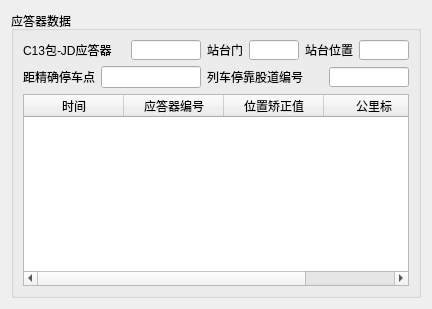
          <widget class="QWidget" name="page_balise">
           <layout class="QVBoxLayout" name="verticalLayout_21">
            <item>
             <widget class="QGroupBox" name="gp_atp_btm">
              <property name="title">
               <string>应答器数据</string>
              </property>
              <layout class="QVBoxLayout" name="verticalLayout_5">
               <item>
                <layout class="QGridLayout" name="gridLayout_13">
                 <item row="0" column="0">
                  <layout class="QHBoxLayout" name="horizontalLayout_29">
                   <item>
                    <widget class="QLabel" name="lbl_with_c13">
                     <property name="maximumSize">
                      <size>
                       <width>120</width>
                       <height>20</height>
                      </size>
                     </property>
                     <property name="text">
                      <string>C13包-JD应答器</string>
                     </property>
                    </widget>
                   </item>
                   <item>
                    <widget class="QLineEdit" name="led_with_c13">
                     <property name="maximumSize">
                      <size>
                       <width>70</width>
                       <height>20</height>
                      </size>
                     </property>
                    </widget>
                   </item>
                  </layout>
                 </item>
                 <item row="0" column="1">
                  <layout class="QHBoxLayout" name="horizontalLayout_28">
                   <item>
                    <widget class="QLabel" name="lbl_platform_door">
                     <property name="maximumSize">
                      <size>
                       <width>80</width>
                       <height>20</height>
                      </size>
                     </property>
                     <property name="text">
                      <string>站台门</string>
                     </property>
                    </widget>
                   </item>
                   <item>
                    <widget class="QLineEdit" name="led_platform_door">
                     <property name="maximumSize">
                      <size>
                       <width>50</width>
                       <height>20</height>
                      </size>
                     </property>
                    </widget>
                   </item>
                  </layout>
                 </item>
                 <item row="0" column="2">
                  <layout class="QHBoxLayout" name="horizontalLayout_27">
                   <item>
                    <widget class="QLabel" name="lbl_platform_pos">
                     <property name="maximumSize">
                      <size>
                       <width>80</width>
                       <height>20</height>
                      </size>
                     </property>
                     <property name="text">
                      <string>站台位置</string>
                     </property>
                    </widget>
                   </item>
                   <item>
                    <widget class="QLineEdit" name="led_platform_pos">
                     <property name="maximumSize">
                      <size>
                       <width>50</width>
                       <height>20</height>
                      </size>
                     </property>
                    </widget>
                   </item>
                  </layout>
                 </item>
                 <item row="1" column="0">
                  <layout class="QHBoxLayout" name="horizontalLayout_30">
                   <item>
                    <widget class="QLabel" name="label_8">
                     <property name="text">
                      <string>距精确停车点</string>
                     </property>
                    </widget>
                   </item>
                   <item>
                    <widget class="QLineEdit" name="led_stop_d_JD">
                     <property name="maximumSize">
                      <size>
                       <width>100</width>
                       <height>16777215</height>
                      </size>
                     </property>
                    </widget>
                   </item>
                  </layout>
                 </item>
                 <item row="1" column="1" colspan="2">
                  <layout class="QHBoxLayout" name="horizontalLayout_26">
                   <item>
                    <widget class="QLabel" name="lbl_track">
                     <property name="maximumSize">
                      <size>
                       <width>120</width>
                       <height>20</height>
                      </size>
                     </property>
                     <property name="text">
                      <string>列车停靠股道编号</string>
                     </property>
                    </widget>
                   </item>
                   <item>
                    <widget class="QLineEdit" name="led_track">
                     <property name="maximumSize">
                      <size>
                       <width>80</width>
                       <height>20</height>
                      </size>
                     </property>
                    </widget>
                   </item>
                  </layout>
                 </item>
                </layout>
               </item>
               <item>
                <widget class="QTableWidget" name="tableATPBTM">
                 <property name="sizePolicy">
                  <sizepolicy hsizetype="Preferred" vsizetype="Expanding">
                   <horstretch>0</horstretch>
                   <verstretch>0</verstretch>
                  </sizepolicy>
                 </property>
                 <property name="editTriggers">
                  <set>QAbstractItemView::DoubleClicked|QAbstractItemView::SelectedClicked</set>
                 </property>
                 <property name="selectionBehavior">
                  <enum>QAbstractItemView::SelectRows</enum>
                 </property>
                 <attribute name="horizontalHeaderMinimumSectionSize">
                  <number>80</number>
                 </attribute>
                 <attribute name="verticalHeaderMinimumSectionSize">
                  <number>30</number>
                 </attribute>
                 <attribute name="verticalHeaderStretchLastSection">
                  <bool>true</bool>
                 </attribute>
                 <column>
                  <property name="text">
                   <string>时间</string>
                  </property>
                 </column>
                 <column>
                  <property name="text">
                   <string>应答器编号</string>
                  </property>
                 </column>
                 <column>
                  <property name="text">
                   <string>位置矫正值</string>
                  </property>
                 </column>
                 <column>
                  <property name="text">
                   <string>公里标</string>
                  </property>
                 </column>
                </widget>
               </item>
              </layout>
             </widget>
            </item>
           </layout>
          </widget>
